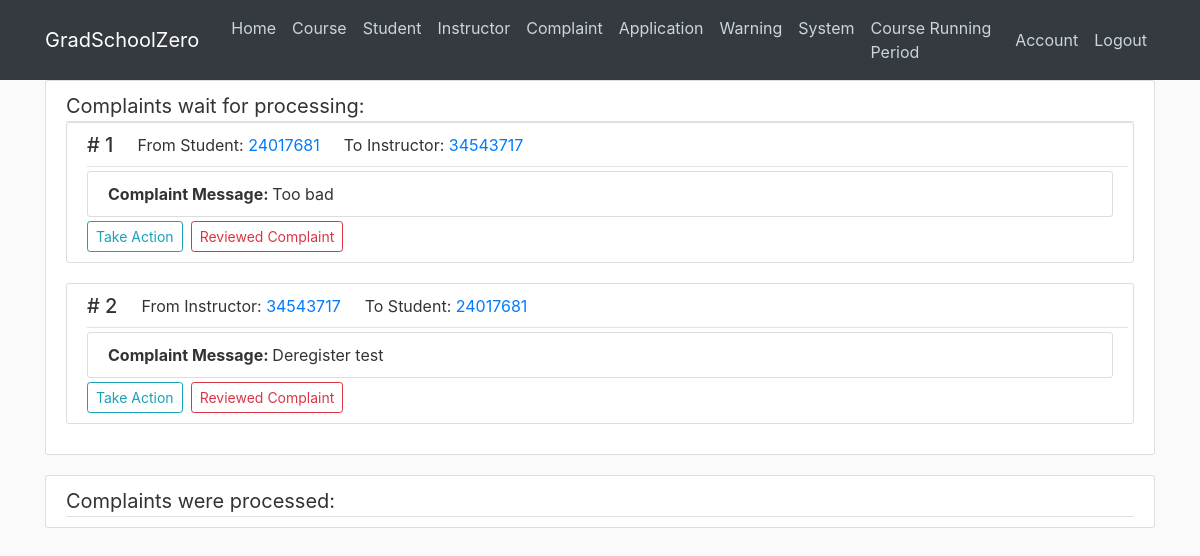
The app's page /complaint/list (signed in) with its own data.
### cunyzero/models.py (models this page shows, shortened)
class Period(db.Model):#set-up, registration, running, or grading period
    id = db.Column(db.Integer, primary_key=True)
    period = db.Column(db.Integer, nullable = False, default=0)#periods passed
    def getPeriodName(self):# returns set-up, registration, running, or grading period
        remainder = self.period % 4
        if remainder==0:
            return "Course Set-up Period"
        if remainder==1:
            return "Course Registration Period"
        if remainder==2:
            return "Course Running Period"
        if remainder==3:
            return "Grading Period"

class Complaint(db.Model):
    id = db.Column(db.Integer, primary_key=True)
    complainerId = db.Column(db.Integer,db.ForeignKey('student.ownerId'), nullable=False)
    targetId = db.Column(db.Integer, db.ForeignKey('user.ownerId'))
    message = db.Column(db.Text, nullable=False, default='')
    processed = db.Column(db.Boolean, nullable=False, default=False) #check the complaint is processed by admin or not
    def getComplainer(self):
        user = User.query.filter(User.ownerId==self.complainerId).first()
        return user
    def getTarget(self):
        user = User.query.filter(User.ownerId==self.targetId).first()
        return user

class User(db.Model, UserMixin):
    id = db.Column(db.Integer, primary_key=True)
    username = db.Column(db.String(20), unique=True, nullable=False)
    image_file = db.Column(db.String(20), nullable=False, default='default.jpg')
    password = db.Column(db.String(60), nullable=False)
    role = db.Column(db.String(30), nullable=False, default='Visitor')
    ownerId = db.Column(db.Integer, db.ForeignKey('visitor.ownerId'), db.ForeignKey('admin.ownerId'), db.ForeignKey('student.ownerId'), db.ForeignKey('instructor.ownerId'))
    def getPeriodName(self):
        return Period.query.all()[0].getPeriodName()

### cunyzero/routes.py (the view, shortened to what this page needs)
@login_required
@app.route('/complaint/list', methods=['GET', 'POST'])
def complaint_manage():
    unprocessed_comp = Complaint.query.filter_by(processed=False)
    processed_comp = Complaint.query.filter_by(processed=True)
    complaint_id = request.form.get("Complaint")
    return render_template("complaint-manage.html", title="Complaint Management", unprocessed_comp=unprocessed_comp,
                           processed_comp=processed_comp)

### cunyzero/models.py (called while the page is built)
@login_manager.user_loader
def load_user(user_id):
    return User.query.get(int(user_id))

### cunyzero/templates/complaint-manage.html (shortened to what this page needs)
{% extends "layout.html"%}
{% block content %}
    <div class="content-section">
        <div class="lead border-bottom">
            <strong>Complaints wait for processing:</strong>
        </div>
        {% for complaint in unprocessed_comp %}
            <article class="media content-section">
                <div class="media-body">
                    <div class="article-metadata row ml-0 center-block" display="block">
                        <div class="h5 mr-4">
                            # {{ complaint.id }}
                        </div>
                        <div class="mr-4">
                            From {{ complaint.getComplainer().role }}:
                            <a href="{{ url_for('individual_review',
                            role=complaint.getComplainer().role, owner_id=complaint.getComplainer().ownerId)}}"> {{ complaint.complainerId }} </a>
                        </div>
                        <div class="mr-4">
                            To {{ complaint.getTarget().role }}:
                            <a href="{{ url_for('individual_review',
                            role=complaint.getTarget().role, owner_id=complaint.getTarget().ownerId)}}"> {{ complaint.targetId }} </a>
                        </div>
                    </div>
                    <div class="content-section mb-1">
                        <strong>Complaint Message: </strong>
                        {{ complaint.message }}
                    </div>
                    <div class="row ml-0">
                        <div class="mr-2">
                            <a class="btn btn-outline-info btn-sm " href="{{ url_for('individual_review',
                            role=complaint.getTarget().role, owner_id=complaint.getTarget().ownerId)}}"> Take Action </a>
                        </div>
                        <form method="post">
                            <button class="btn btn-outline-danger btn-sm" name="Complaint" value="{{ complaint.id }}">
                                Reviewed Complaint
                            </button>
                        </form>
                    </div>
                </div>
            </article>
        {% endfor %}
    </div>
    <div class="content-section">
        <div class="lead border-bottom">
            <strong>Complaints were processed:</strong>
        </div>
    </div>
{% endblock content %}

### cunyzero/templates/layout.html (shortened to what this page needs)
<!DOCTYPE html>
<html lang="en">
<head>
    <link rel="stylesheet" href="https://maxcdn.bootstrapcdn.com/bootstrap/4.0.0/css/bootstrap.min.css">
    <link rel="stylesheet" type="text/css" href="{{ url_for('static', filename='main.css') }}">
    <link rel="stylesheet" type="text/css" href="{{ url_for('static', filename='uicons-regular-rounded.css') }}">
</head>
<body id="bootstrap-overrides">
    <header class="site-header">
        <nav class="navbar navbar-expand-md navbar-dark bg-dark fixed-top">
            <div class="container">
                <a class="navbar-brand mr-4" href="/">GradSchoolZero</a>
                <div class="collapse navbar-collapse" id="navbarToggle">
                    <div class="navbar-nav mr-auto">
                        <a class="nav-item nav-link" href="{{ url_for('home') }}">Home</a>
                        {% if current_user.is_authenticated %}
                            {% if current_user.role == 'Visitor' %}
                                <a class="nav-item nav-link" href="#">Course</a>
                                <a class="nav-item nav-link" href="#">Instructor</a>
                            {% elif current_user.role == 'Admin' %}
                                <a class="nav-item nav-link" href="{{ url_for('course_manage') }}">Course</a>
                                <a class="nav-item nav-link" href="{{ url_for('student_manage') }}">Student</a>
                                <a class="nav-item nav-link" href="{{ url_for('instructor_manage') }}">Instructor</a>
                                <a class="nav-item nav-link" href="{{ url_for('complaint_manage') }}">Complaint</a>
                                <a class="nav-item nav-link" href="{{ url_for('application_manage') }}">Application</a>
                                <a class="nav-item nav-link" href="{{ url_for('review_warning_page') }}">Warning</a>
                                <a class="nav-item nav-link" href="{{ url_for('change_period') }}">System</a>
                            {% endif %}
                                <a class="nav-item nav-link">{{current_user.getPeriodName()}}</a>
                        {% endif %}
                    </div>
                    <div class="navbar-nav">
                        {% if current_user.is_authenticated %}
                            {% if current_user.role == 'Visitor' %}
                                <a class="nav-item nav-link" href="{{ url_for('enrollment_application') }}">Enrollment</a>
                                <a class="nav-item nav-link" href="{{ url_for('logout') }}">Logout</a>
                            {% else %}
                                <a class="nav-item nav-link" href="{{ url_for('account') }}">Account</a>
                                <a class="nav-item nav-link" href="{{ url_for('logout') }}">Logout</a>
                            {% endif %}
                        {% else %}
                            <a class="nav-item nav-link" href="{{ url_for('login') }}">Login</a>
                            <a class="nav-item nav-link" href="{{ url_for('register') }}">Register</a>
                        {% endif %}
                    </div>
                </div>
            </div>
        </nav>
    </header>
    <main role="main" class="container">
        <div class="row">
            <div class="col-md-12">
                {% block content %}{% endblock %}
            </div>
        </div>
    </main>
</body>
</html>

### cunyzero/static/main.css (style rules this page uses)
body { background: #fafafa; color: #333333; margin-top: 5rem; }
.site-header .navbar-nav .nav-link { color: #cbd5db; }
.content-section { background: #ffffff; padding: 10px 20px; border: 1px solid #dddddd; border-radius: 3px; margin-bottom: 20px; }
.article-metadata { padding-bottom: 1px; margin-bottom: 4px; border-bottom: 1px solid #e3e3e3 }

### records on screen
Period: getPeriodName "Course Running Period"
Complaint: id "1", getComplainer "Student", complainerId "24017681", getTarget "Instructor", targetId "34543717", message "Too bad"
Complaint: id "2", getComplainer "Instructor", complainerId "34543717", getTarget "Student", targetId "24017681", message "Deregister test"
